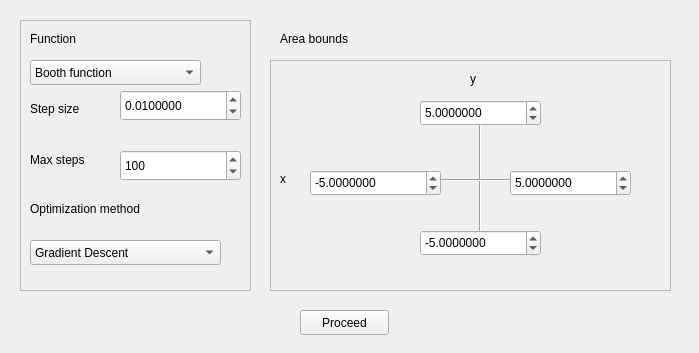
<?xml version="1.0" encoding="UTF-8"?>
<ui version="4.0">
 <class>MainWindow</class>
 <widget class="QMainWindow" name="MainWindow">
  <property name="geometry">
   <rect>
    <x>0</x>
    <y>0</y>
    <width>699</width>
    <height>353</height>
   </rect>
  </property>
  <property name="windowTitle">
   <string>MainWindow</string>
  </property>
  <widget class="QWidget" name="centralwidget">
   <widget class="QSpinBox" name="max_steps">
    <property name="geometry">
     <rect>
      <x>120</x>
      <y>150</y>
      <width>121</width>
      <height>31</height>
     </rect>
    </property>
    <property name="maximum">
     <number>100000000</number>
    </property>
    <property name="value">
     <number>100</number>
    </property>
   </widget>
   <widget class="QLabel" name="label_11">
    <property name="geometry">
     <rect>
      <x>280</x>
      <y>170</y>
      <width>21</width>
      <height>17</height>
     </rect>
    </property>
    <property name="text">
     <string>x</string>
    </property>
   </widget>
   <widget class="QPushButton" name="proceed">
    <property name="geometry">
     <rect>
      <x>300</x>
      <y>310</y>
      <width>89</width>
      <height>25</height>
     </rect>
    </property>
    <property name="text">
     <string>Proceed</string>
    </property>
   </widget>
   <widget class="QDoubleSpinBox" name="x_right_bound">
    <property name="geometry">
     <rect>
      <x>510</x>
      <y>170</y>
      <width>121</width>
      <height>26</height>
     </rect>
    </property>
    <property name="decimals">
     <number>7</number>
    </property>
    <property name="minimum">
     <double>-100.000000000000000</double>
    </property>
    <property name="maximum">
     <double>100.000000000000000</double>
    </property>
    <property name="value">
     <double>5.000000000000000</double>
    </property>
   </widget>
   <widget class="QLabel" name="label_14">
    <property name="geometry">
     <rect>
      <x>470</x>
      <y>70</y>
      <width>21</width>
      <height>17</height>
     </rect>
    </property>
    <property name="text">
     <string>y</string>
    </property>
   </widget>
   <widget class="QLabel" name="label_5">
    <property name="geometry">
     <rect>
      <x>30</x>
      <y>200</y>
      <width>181</width>
      <height>17</height>
     </rect>
    </property>
    <property name="text">
     <string>Optimization method</string>
    </property>
   </widget>
   <widget class="QComboBox" name="function">
    <property name="geometry">
     <rect>
      <x>30</x>
      <y>60</y>
      <width>171</width>
      <height>25</height>
     </rect>
    </property>
    <item>
     <property name="text">
      <string>Booth function</string>
     </property>
    </item>
    <item>
     <property name="text">
      <string>Rastrigin function</string>
     </property>
    </item>
   </widget>
   <widget class="QComboBox" name="method">
    <property name="geometry">
     <rect>
      <x>30</x>
      <y>240</y>
      <width>191</width>
      <height>25</height>
     </rect>
    </property>
    <item>
     <property name="text">
      <string>Gradient Descent</string>
     </property>
    </item>
    <item>
     <property name="text">
      <string>Stochastic</string>
     </property>
    </item>
   </widget>
   <widget class="QLabel" name="label_4">
    <property name="geometry">
     <rect>
      <x>30</x>
      <y>150</y>
      <width>81</width>
      <height>20</height>
     </rect>
    </property>
    <property name="text">
     <string>Max steps</string>
    </property>
   </widget>
   <widget class="QDoubleSpinBox" name="y_left_bound">
    <property name="geometry">
     <rect>
      <x>420</x>
      <y>230</y>
      <width>121</width>
      <height>26</height>
     </rect>
    </property>
    <property name="decimals">
     <number>7</number>
    </property>
    <property name="minimum">
     <double>-100.000000000000000</double>
    </property>
    <property name="maximum">
     <double>100.000000000000000</double>
    </property>
    <property name="value">
     <double>-5.000000000000000</double>
    </property>
   </widget>
   <widget class="QDoubleSpinBox" name="x_left_bound">
    <property name="geometry">
     <rect>
      <x>310</x>
      <y>170</y>
      <width>131</width>
      <height>26</height>
     </rect>
    </property>
    <property name="decimals">
     <number>7</number>
    </property>
    <property name="minimum">
     <double>-100.000000000000000</double>
    </property>
    <property name="maximum">
     <double>100.000000000000000</double>
    </property>
    <property name="value">
     <double>-5.000000000000000</double>
    </property>
   </widget>
   <widget class="QDoubleSpinBox" name="step_size">
    <property name="geometry">
     <rect>
      <x>120</x>
      <y>90</y>
      <width>121</width>
      <height>31</height>
     </rect>
    </property>
    <property name="prefix">
     <string/>
    </property>
    <property name="decimals">
     <number>7</number>
    </property>
    <property name="maximum">
     <double>100000000000.000000000000000</double>
    </property>
    <property name="singleStep">
     <double>0.010000000000000</double>
    </property>
    <property name="value">
     <double>0.010000000000000</double>
    </property>
   </widget>
   <widget class="QLabel" name="label_9">
    <property name="geometry">
     <rect>
      <x>280</x>
      <y>30</y>
      <width>101</width>
      <height>17</height>
     </rect>
    </property>
    <property name="text">
     <string>Area bounds</string>
    </property>
   </widget>
   <widget class="QLabel" name="label">
    <property name="geometry">
     <rect>
      <x>30</x>
      <y>30</y>
      <width>81</width>
      <height>17</height>
     </rect>
    </property>
    <property name="text">
     <string>Function</string>
    </property>
   </widget>
   <widget class="QLabel" name="label_3">
    <property name="geometry">
     <rect>
      <x>30</x>
      <y>100</y>
      <width>81</width>
      <height>17</height>
     </rect>
    </property>
    <property name="text">
     <string>Step size</string>
    </property>
   </widget>
   <widget class="QDoubleSpinBox" name="y_right_bound">
    <property name="geometry">
     <rect>
      <x>420</x>
      <y>100</y>
      <width>121</width>
      <height>26</height>
     </rect>
    </property>
    <property name="decimals">
     <number>7</number>
    </property>
    <property name="minimum">
     <double>-100.000000000000000</double>
    </property>
    <property name="maximum">
     <double>100.000000000000000</double>
    </property>
    <property name="value">
     <double>5.000000000000000</double>
    </property>
   </widget>
   <widget class="QFrame" name="frame_2">
    <property name="geometry">
     <rect>
      <x>20</x>
      <y>20</y>
      <width>231</width>
      <height>271</height>
     </rect>
    </property>
    <property name="frameShape">
     <enum>QFrame::StyledPanel</enum>
    </property>
    <property name="frameShadow">
     <enum>QFrame::Raised</enum>
    </property>
   </widget>
   <widget class="QFrame" name="frame">
    <property name="geometry">
     <rect>
      <x>270</x>
      <y>60</y>
      <width>401</width>
      <height>231</height>
     </rect>
    </property>
    <property name="frameShape">
     <enum>QFrame::StyledPanel</enum>
    </property>
    <property name="frameShadow">
     <enum>QFrame::Raised</enum>
    </property>
    <widget class="Line" name="line">
     <property name="geometry">
      <rect>
       <x>170</x>
       <y>110</y>
       <width>71</width>
       <height>20</height>
      </rect>
     </property>
     <property name="orientation">
      <enum>Qt::Horizontal</enum>
     </property>
    </widget>
    <widget class="Line" name="line_2">
     <property name="geometry">
      <rect>
       <x>200</x>
       <y>60</y>
       <width>20</width>
       <height>111</height>
      </rect>
     </property>
     <property name="orientation">
      <enum>Qt::Vertical</enum>
     </property>
    </widget>
    <zorder>line_2</zorder>
    <zorder>line</zorder>
   </widget>
   <zorder>frame_2</zorder>
   <zorder>frame</zorder>
   <zorder>max_steps</zorder>
   <zorder>label_11</zorder>
   <zorder>proceed</zorder>
   <zorder>x_right_bound</zorder>
   <zorder>label_14</zorder>
   <zorder>label_5</zorder>
   <zorder>function</zorder>
   <zorder>method</zorder>
   <zorder>label_4</zorder>
   <zorder>y_left_bound</zorder>
   <zorder>x_left_bound</zorder>
   <zorder>step_size</zorder>
   <zorder>label_9</zorder>
   <zorder>label</zorder>
   <zorder>label_3</zorder>
   <zorder>y_right_bound</zorder>
  </widget>
 </widget>
 <resources/>
 <connections/>
</ui>
